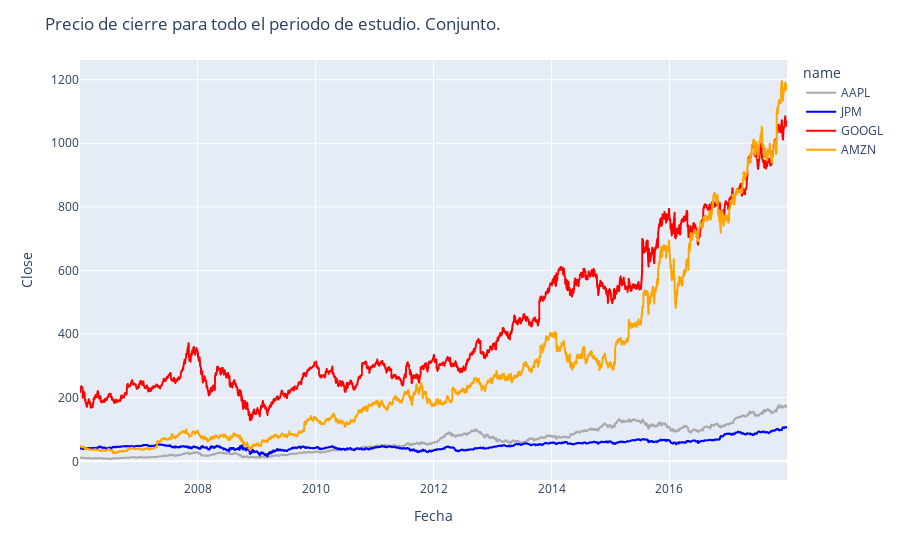

Notebook source saved alongside this figure:
### Code cell
symbols = ['AAPL', 'JPM', 'GOOGL', 'AMZN']
filtered_df = df[df['name'].isin(symbols)]


fig = px.line(filtered_df, x='date', y='close', color='name')

fig.update_traces(marker=dict(size=4),
                  line=dict(width=2))


colors = {'AAPL': 'darkgray', 'JPM': 'blue', 'GOOGL': 'red', 'AMZN': 'orange'}
for trace in fig['data']:
    trace['line']['color'] = colors[trace['name']]


fig.update_layout(title='Precio de cierre para todo el periodo de estudio. Conjunto.',
                  xaxis_title='Fecha',
                  yaxis_title='Close')

fig.show()

### Figure 1 — Plotly figure (JSON) as saved in the notebook; plotly's stock layout.template omitted (floating-point values rounded to 4 significant figures; data arrays with more than 128 entries replaced by an {"elided": "..."} marker saying what was removed)
{"data": [{"hovertemplate": "name=AAPL<br>date=%{x}<br>close=%{y}<extra></extra>", "legendgroup": "AAPL", "line": {"color": "darkgray", "dash": "solid", "width": 2}, "marker": {"size": 4, "symbol": "circle"}, "mode": "lines", "name": "AAPL", "showlegend": true, "type": "scattergl", "x": {"elided": "3019 str values"}, "xaxis": "x", "y": {"elided": "3019 float values"}, "yaxis": "y"}, {"hovertemplate": "name=JPM<br>date=%{x}<br>close=%{y}<extra></extra>", "legendgroup": "JPM", "line": {"color": "blue", "dash": "solid", "width": 2}, "marker": {"size": 4, "symbol": "circle"}, "mode": "lines", "name": "JPM", "showlegend": true, "type": "scattergl", "x": {"elided": "3019 str values"}, "xaxis": "x", "y": {"elided": "3019 float values"}, "yaxis": "y"}, {"hovertemplate": "name=GOOGL<br>date=%{x}<br>close=%{y}<extra></extra>", "legendgroup": "GOOGL", "line": {"color": "red", "dash": "solid", "width": 2}, "marker": {"size": 4, "symbol": "circle"}, "mode": "lines", "name": "GOOGL", "showlegend": true, "type": "scattergl", "x": {"elided": "3019 str values"}, "xaxis": "x", "y": {"elided": "3019 float values"}, "yaxis": "y"}, {"hovertemplate": "name=AMZN<br>date=%{x}<br>close=%{y}<extra></extra>", "legendgroup": "AMZN", "line": {"color": "orange", "dash": "solid", "width": 2}, "marker": {"size": 4, "symbol": "circle"}, "mode": "lines", "name": "AMZN", "showlegend": true, "type": "scattergl", "x": {"elided": "3019 str values"}, "xaxis": "x", "y": {"elided": "3019 float values"}, "yaxis": "y"}], "layout": {"legend": {"title": {"text": "name"}, "tracegroupgap": 0}, "margin": {"t": 60}, "title": {"text": "Precio de cierre para todo el periodo de estudio. Conjunto."}, "xaxis": {"anchor": "y", "domain": [0, 1], "title": {"text": "Fecha"}}, "yaxis": {"anchor": "x", "domain": [0, 1], "title": {"text": "Close"}}}}
